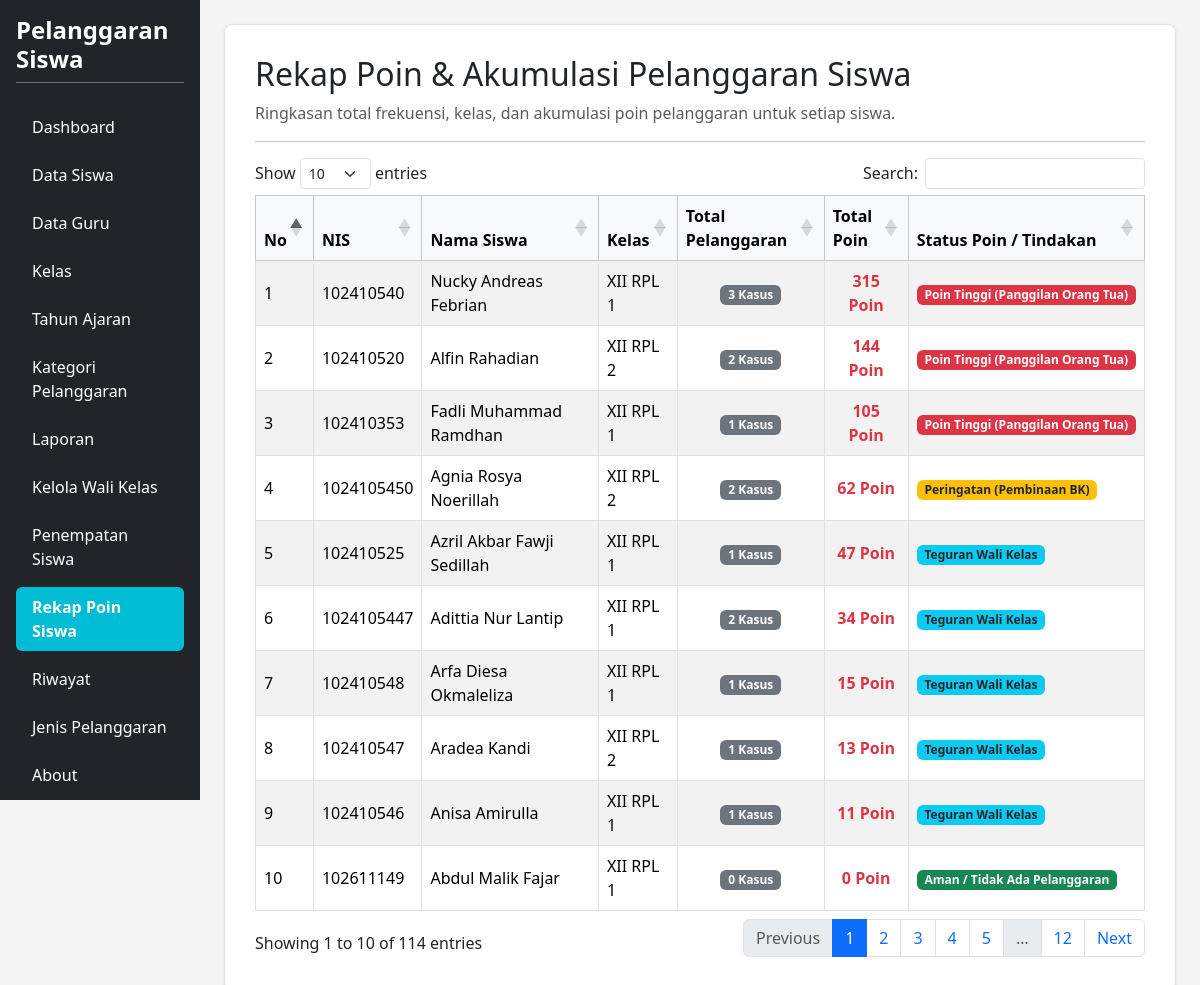
/rekap_poin.php (signed in), run on the app's committed database.
### tables this page shows
CREATE TABLE `t_siswa` (
  `id` int(11) NOT NULL,
  `nis` varchar(30) NOT NULL,
  `nisn` varchar(20) NOT NULL,
  `nama` varchar(150) NOT NULL,
  `kelas_id` int(11) DEFAULT NULL,
  `jenis_kelamin` char(1) NOT NULL,
  `tanggal_lahir` date NOT NULL,
  `alamat` text NOT NULL,
  `status_aktif` tinyint(1) NOT NULL,
  `created_at` timestamp NOT NULL DEFAULT current_timestamp(),
  `updated_at` timestamp NOT NULL DEFAULT current_timestamp()
);

### rekap_poin.php (the view, shortened to what this page needs)
<?php
require_once 'config.php';
$title = 'Rekap Poin & Akumulasi Pelanggaran Siswa';
$db_pdo = $pdo ?? ($conn instanceof PDO ? $conn : null);
?>
<!DOCTYPE html>
<html lang="id">
<head>
    <link href="https://cdn.jsdelivr.net/npm/bootstrap@5.3.8/dist/css/bootstrap.min.css" rel="stylesheet">
    <link href="https://cdn.datatables.net/1.13.8/css/dataTables.bootstrap5.min.css" rel="stylesheet">
</head>
<body>
<div class="container-fluid d-flex p-0" style="min-height: 100vh;">
    <div class="row flex-grow-1 g-0 w-100">
        <?php include "layout/sidebar.php"; ?>
        <main class="col-md-9 col-lg-10 p-4">
            <div class="content-card shadow-sm">
                <div class="mb-3">
                    <h2><?= htmlspecialchars($title) ?></h2>
                    <p class="text-muted mb-0">Ringkasan total frekuensi, kelas, dan akumulasi poin pelanggaran untuk setiap siswa.</p>
                </div>
                <hr>
                <div class="table-responsive">
                    <table id="tableRekap" class="table table-bordered table-striped align-middle w-100">
                        <thead class="table-light">
                            <tr>
                                <th width="5%">No</th>
                                <th>NIS</th>
                                <th>Nama Siswa</th>
                                <th>Kelas</th>
                                <th>Total Pelanggaran</th>
                                <th>Total Poin</th>
                                <th>Status Poin / Tindakan</th>
                            </tr>
                        </thead>
                        <tbody>
                            <?php
                            if ($db_pdo) {
                                try {
                                    $sql = "SELECT s.id, s.nis, s.nama AS nama_siswa, k.nama AS nama_kelas,
                                                   COUNT(ps.id) AS total_pelanggaran,
                                                   COALESCE(SUM(ps.poin), 0) AS total_poin
                                            FROM t_siswa s
                                            LEFT JOIN t_kelas_siswa ks ON s.id = ks.siswa_id AND ks.status_aktif = 1
                                            LEFT JOIN t_kelas k ON ks.kelas_id = k.id
                                            LEFT JOIN t_pelanggaran_siswa ps ON s.id = ps.siswa_id
                                            GROUP BY s.id, s.nis, s.nama, k.nama
                                            ORDER BY total_poin DESC, s.nama ASC";
                                    $rows = $db_pdo->query($sql)->fetchAll(PDO::FETCH_ASSOC);
                                    if (count($rows) > 0) {
                                        foreach ($rows as $i => $r) {
                                            $poin = $r['total_poin'];
                                            if ($poin >= 100) {
                                                $status_badge = '<span class="badge bg-danger">Poin Tinggi (Panggilan Orang Tua)</span>';
                                            } else if ($poin >= 50) {
                                                $status_badge = '<span class="badge bg-warning text-dark">Peringatan (Pembinaan BK)</span>';
                                            } else if ($poin > 0) {
                                                $status_badge = '<span class="badge bg-info text-dark">Teguran Wali Kelas</span>';
                                            } else {
                                                $status_badge = '<span class="badge bg-success">Aman / Tidak Ada Pelanggaran</span>';
                                            }
                                            ?>
                                            <tr>
                                                <td><?= $i + 1 ?></td>
                                                <td><?= htmlspecialchars($r['nis']) ?></td>
                                                <td><?= htmlspecialchars($r['nama_siswa']) ?></td>
                                                <td><?= htmlspecialchars($r['nama_kelas'] ?? '-') ?></td>
                                                <td class="text-center"><span class="badge bg-secondary"><?= $r['total_pelanggaran'] ?> Kasus</span></td>
                                                <td class="text-center fw-bold text-danger"><?= $r['total_poin'] ?> Poin</td>
                                                <td><?= $status_badge ?></td>
                                            </tr>
                                            <?php
                                        }
                                    } else {
                                        echo '<tr><td colspan="7" class="text-center text-muted py-4">Belum ada data siswa di dalam database.</td></tr>';
                                    }
                                } catch (Exception $e) {
                                    echo '<tr><td colspan="7" class="text-center text-danger py-4">Error memuat rekap: ' . htmlspecialchars($e->getMessage()) . '</td></tr>';
                                }
                            } else {
                                echo '<tr><td colspan="7" class="text-center text-danger py-4">Koneksi database belum terhubung dengan benar.</td></tr>';
                            }
                            ?>
                        </tbody>
                    </table>
                </div>
            </div>
        </main>
    </div>
</div>
</body>
</html>

### rekap_poin.php (style rules this page uses)
body { background-color: #f4f4f4; overflow-x: hidden; margin: 0; }
.content-card { background-color: #ffffff; border: 1px solid #e0e0e0; border-radius: 8px; padding: 30px; box-shadow: 0 2px 5px rgba(0,0,0,0.05); }

### data on the page
t_siswa: nis "102410540", nama "Nucky Andreas Febrian", nama_kelas "XII RPL 1", total_pelanggaran "3", total_poin "315", shows "Poin Tinggi (Panggilan Orang Tua)"
t_siswa: nis "102410520", nama "Alfin Rahadian", nama_kelas "XII RPL 2", total_pelanggaran "2", total_poin "144", shows "Poin Tinggi (Panggilan Orang Tua)"
t_siswa: nis "102410353", nama "Fadli Muhammad Ramdhan", nama_kelas "XII RPL 1", total_pelanggaran "1", total_poin "105", shows "Poin Tinggi (Panggilan Orang Tua)"
t_siswa: nis "1024105450", nama "Agnia Rosya Noerillah", nama_kelas "XII RPL 2", total_pelanggaran "2", total_poin "62", shows "Peringatan (Pembinaan BK)"
t_siswa: nis "102410525", nama "Azril Akbar Fawji Sedillah", nama_kelas "XII RPL 1", total_pelanggaran "1", total_poin "47", shows "Teguran Wali Kelas"
t_siswa: nis "1024105447", nama "Adittia Nur Lantip", nama_kelas "XII RPL 1", total_pelanggaran "2", total_poin "34", shows "Teguran Wali Kelas"
t_siswa: nis "102410548", nama "Arfa Diesa Okmaleliza", nama_kelas "XII RPL 1", total_pelanggaran "1", total_poin "15", shows "Teguran Wali Kelas"
t_siswa: nis "102410547", nama "Aradea Kandi", nama_kelas "XII RPL 2", total_pelanggaran "1", total_poin "13", shows "Teguran Wali Kelas"
t_siswa: nis "102410546", nama "Anisa Amirulla", nama_kelas "XII RPL 1", total_pelanggaran "1", total_poin "11", shows "Teguran Wali Kelas"
t_siswa: nis "102611149", nama "Abdul Malik Fajar", nama_kelas "XII RPL 1", total_pelanggaran "0", total_poin "0", shows "Aman / Tidak Ada Pelanggaran"

### other printed values
$title "Rekap Poin & Akumulasi Pelanggaran Siswa"
